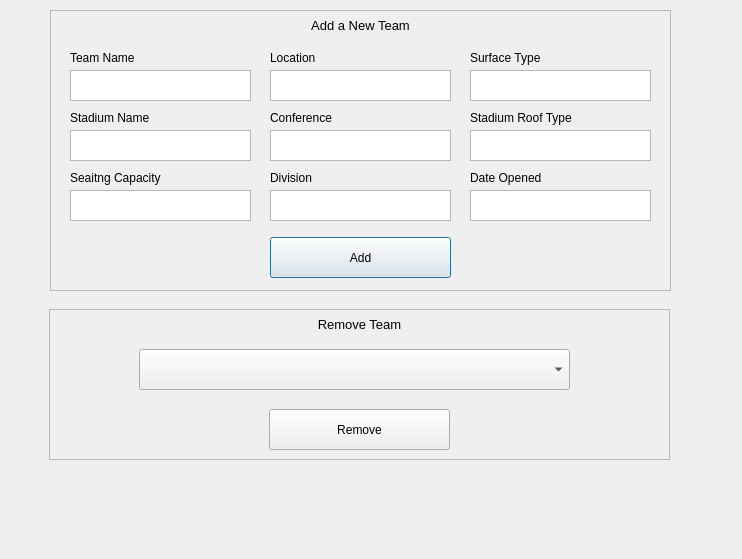
<?xml version="1.0" encoding="UTF-8"?>
<ui version="4.0">
 <class>AdminWindow</class>
 <widget class="QDialog" name="AdminWindow">
  <property name="geometry">
   <rect>
    <x>0</x>
    <y>0</y>
    <width>742</width>
    <height>559</height>
   </rect>
  </property>
  <property name="windowTitle">
   <string>Dialog</string>
  </property>
  <widget class="QFrame" name="addTeamFrame">
   <property name="geometry">
    <rect>
     <x>50</x>
     <y>10</y>
     <width>621</width>
     <height>281</height>
    </rect>
   </property>
   <property name="frameShape">
    <enum>QFrame::StyledPanel</enum>
   </property>
   <property name="frameShadow">
    <enum>QFrame::Raised</enum>
   </property>
   <widget class="QLabel" name="label_10">
    <property name="geometry">
     <rect>
      <x>200</x>
      <y>0</y>
      <width>221</width>
      <height>31</height>
     </rect>
    </property>
    <property name="font">
     <font>
      <pointsize>10</pointsize>
     </font>
    </property>
    <property name="text">
     <string>Add a New Team</string>
    </property>
    <property name="alignment">
     <set>Qt::AlignCenter</set>
    </property>
   </widget>
   <widget class="QLabel" name="label_4">
    <property name="geometry">
     <rect>
      <x>220</x>
      <y>40</y>
      <width>181</width>
      <height>16</height>
     </rect>
    </property>
    <property name="text">
     <string>Location</string>
    </property>
   </widget>
   <widget class="QLabel" name="label_5">
    <property name="geometry">
     <rect>
      <x>220</x>
      <y>100</y>
      <width>181</width>
      <height>16</height>
     </rect>
    </property>
    <property name="text">
     <string>Conference</string>
    </property>
   </widget>
   <widget class="QLabel" name="label_3">
    <property name="geometry">
     <rect>
      <x>20</x>
      <y>160</y>
      <width>181</width>
      <height>16</height>
     </rect>
    </property>
    <property name="text">
     <string>Seaitng Capacity</string>
    </property>
   </widget>
   <widget class="QTextEdit" name="newTeamName">
    <property name="geometry">
     <rect>
      <x>20</x>
      <y>60</y>
      <width>181</width>
      <height>31</height>
     </rect>
    </property>
   </widget>
   <widget class="QLabel" name="label">
    <property name="geometry">
     <rect>
      <x>20</x>
      <y>40</y>
      <width>181</width>
      <height>16</height>
     </rect>
    </property>
    <property name="text">
     <string>Team Name</string>
    </property>
   </widget>
   <widget class="QLabel" name="label_8">
    <property name="geometry">
     <rect>
      <x>420</x>
      <y>100</y>
      <width>181</width>
      <height>16</height>
     </rect>
    </property>
    <property name="text">
     <string>Stadium Roof Type</string>
    </property>
   </widget>
   <widget class="QLabel" name="label_2">
    <property name="geometry">
     <rect>
      <x>20</x>
      <y>100</y>
      <width>181</width>
      <height>16</height>
     </rect>
    </property>
    <property name="text">
     <string>Stadium Name</string>
    </property>
   </widget>
   <widget class="QTextEdit" name="newOpenDate">
    <property name="geometry">
     <rect>
      <x>420</x>
      <y>180</y>
      <width>181</width>
      <height>31</height>
     </rect>
    </property>
   </widget>
   <widget class="QLabel" name="label_6">
    <property name="geometry">
     <rect>
      <x>220</x>
      <y>160</y>
      <width>181</width>
      <height>16</height>
     </rect>
    </property>
    <property name="text">
     <string>Division</string>
    </property>
   </widget>
   <widget class="QTextEdit" name="newSurfaceType">
    <property name="geometry">
     <rect>
      <x>420</x>
      <y>60</y>
      <width>181</width>
      <height>31</height>
     </rect>
    </property>
   </widget>
   <widget class="QLabel" name="label_7">
    <property name="geometry">
     <rect>
      <x>420</x>
      <y>40</y>
      <width>181</width>
      <height>16</height>
     </rect>
    </property>
    <property name="text">
     <string>Surface Type</string>
    </property>
   </widget>
   <widget class="QTextEdit" name="newConference">
    <property name="geometry">
     <rect>
      <x>220</x>
      <y>120</y>
      <width>181</width>
      <height>31</height>
     </rect>
    </property>
   </widget>
   <widget class="QTextEdit" name="newLocation">
    <property name="geometry">
     <rect>
      <x>220</x>
      <y>60</y>
      <width>181</width>
      <height>31</height>
     </rect>
    </property>
   </widget>
   <widget class="QTextEdit" name="newDivision">
    <property name="geometry">
     <rect>
      <x>220</x>
      <y>180</y>
      <width>181</width>
      <height>31</height>
     </rect>
    </property>
   </widget>
   <widget class="QTextEdit" name="newStadiumName">
    <property name="geometry">
     <rect>
      <x>20</x>
      <y>120</y>
      <width>181</width>
      <height>31</height>
     </rect>
    </property>
   </widget>
   <widget class="QLabel" name="label_9">
    <property name="geometry">
     <rect>
      <x>420</x>
      <y>160</y>
      <width>181</width>
      <height>16</height>
     </rect>
    </property>
    <property name="text">
     <string>Date Opened</string>
    </property>
   </widget>
   <widget class="QTextEdit" name="newRoofType">
    <property name="geometry">
     <rect>
      <x>420</x>
      <y>120</y>
      <width>181</width>
      <height>31</height>
     </rect>
    </property>
   </widget>
   <widget class="QPushButton" name="addNewTeam">
    <property name="geometry">
     <rect>
      <x>220</x>
      <y>227</y>
      <width>181</width>
      <height>41</height>
     </rect>
    </property>
    <property name="text">
     <string>Add</string>
    </property>
   </widget>
   <widget class="QTextEdit" name="newSeatingCapacity">
    <property name="geometry">
     <rect>
      <x>20</x>
      <y>180</y>
      <width>181</width>
      <height>31</height>
     </rect>
    </property>
   </widget>
  </widget>
  <widget class="QFrame" name="removeTeamFrame">
   <property name="geometry">
    <rect>
     <x>49</x>
     <y>309</y>
     <width>621</width>
     <height>151</height>
    </rect>
   </property>
   <property name="frameShape">
    <enum>QFrame::StyledPanel</enum>
   </property>
   <property name="frameShadow">
    <enum>QFrame::Raised</enum>
   </property>
   <widget class="QPushButton" name="removeTeam">
    <property name="geometry">
     <rect>
      <x>220</x>
      <y>100</y>
      <width>181</width>
      <height>41</height>
     </rect>
    </property>
    <property name="text">
     <string>Remove</string>
    </property>
   </widget>
   <widget class="QComboBox" name="selectRemoveTeam">
    <property name="geometry">
     <rect>
      <x>90</x>
      <y>40</y>
      <width>431</width>
      <height>41</height>
     </rect>
    </property>
   </widget>
   <widget class="QLabel" name="label_11">
    <property name="geometry">
     <rect>
      <x>200</x>
      <y>0</y>
      <width>221</width>
      <height>31</height>
     </rect>
    </property>
    <property name="font">
     <font>
      <pointsize>10</pointsize>
     </font>
    </property>
    <property name="text">
     <string>Remove Team</string>
    </property>
    <property name="alignment">
     <set>Qt::AlignCenter</set>
    </property>
   </widget>
  </widget>
 </widget>
 <resources/>
 <connections/>
</ui>
